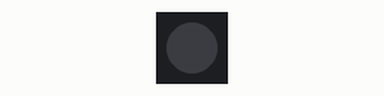
A sketch run on a simulated Arduino Uno, built with avr-gcc and run on an emulated ATmega328P. Parts: 1 RGB LEDs in strip order, left to right. Dim RGB values are drawn brighter than linear.

Above: at 0.15 s.
At 18.46 s:
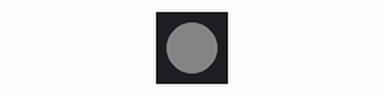
At 39.77 s:
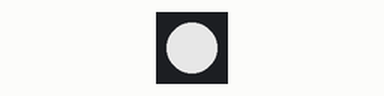
Timing chart, 0 to 40.0 s (numbered marks = the images above):
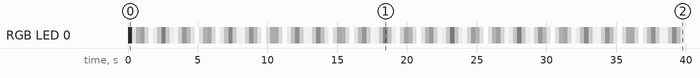

Measured:
- by itself, RGB LED 0: off → RGB(158, 158, 158) at 0.30 s, → RGB(62, 62, 62) 0.30 s later, → RGB(34, 34, 34) 0.30 s later, → RGB(130, 130, 130) 0.30 s later, … (133 changes in this stretch)

The sketch:

led_bouncer.ino
```cpp
/*

This example is autonomous (ie needs no computer and serial connection) and
just sets a LED to different colors back and forth.

*/

#include <Adafruit_NeoPixel.h>


// Parameter 1 = number of pixels in strip
// Parameter 2 = pin number (most are valid)
// Parameter 3 = pixel type flags, add together as needed:
//   NEO_RGB     Pixels are wired for RGB bitstream
//   NEO_GRB     Pixels are wired for GRB bitstream
//   NEO_KHZ400  400 KHz bitstream (e.g. FLORA pixels)
//   NEO_KHZ800  800 KHz bitstream (e.g. High Density LED strip)

#define PIN 13
#define NUM_PIXELS 1
Adafruit_NeoPixel ambilightstrip = Adafruit_NeoPixel(NUM_PIXELS, PIN, NEO_GRB + NEO_KHZ800);

void setup() {
  ambilightstrip.begin();
  ambilightstrip.show(); // Initialize all pixels to 'off'
}

void loop() {
  static uint8_t r,g,b;
  static int going_up = 0;

  for(int i=0; i< ambilightstrip.numPixels(); i++) {
    ambilightstrip.setPixelColor(i, ambilightstrip.Color(r, g, b));
  }

  if(going_up) {
    r++;
    g++;
    b++;
    if(r == 0xff) {
      going_up = 0;
    }
  } else {
    r--;
    g--;
    b--;
    if(r == 0) {
      going_up = 1;
    }
  }

  ambilightstrip.show();
  //delay(5);
}
```
